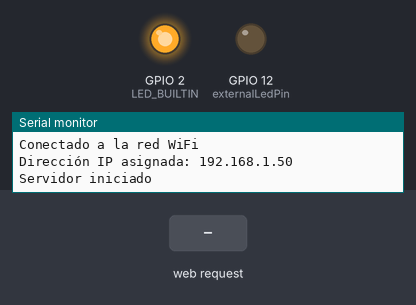
Recording of a sketch running on a simulated ESP8266 (NodeMCU). Shown: output pins drawn as LEDs (lit = HIGH, except the on-board LED, lit = LOW), the last lines printed to the serial monitor. Inputs (shaded band) come from the test bench. WiFi joins after 1.5 s; servers stay silent unless stated.

Above: at 2.7 s.
2.8 s: HTTP request GET /openDoor received
At 3.5 s:
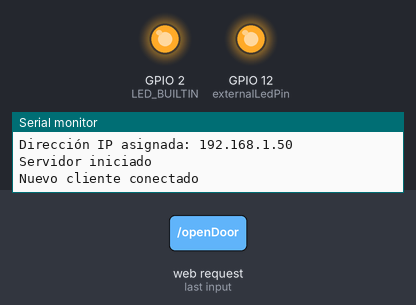
Timing chart, 0 to 6.3 s (numbered marks = the images above; inputs shaded):
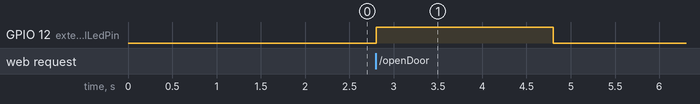

Measured:
- after the input at 2.8 s, GPIO 12 (externalLedPin): LOW → HIGH at once, → LOW 2.0 s later

The sketch:

Conecction_Test.ino
```cpp
#include <ESP8266WiFi.h>
#include <ArduinoJson.h>

const char* ssid = "Ajset_Alvarado_TIGO_2.4";
const char* password = "0000011244";
const int externalLedPin = 12;  // Pin para el LED externo

WiFiServer server(80);
bool isFirstRequest = true;  // Bandera para indicar la primera solicitud
bool hasResponded = false;   // Bandera para indicar si se ha respondido
bool isLedOn = false;        // Bandera para indicar si el LED está encendido

int porcentajeDesdeArduino = 0;

void setup() {
  Serial.begin(9600);
  pinMode(LED_BUILTIN, OUTPUT);
  pinMode(externalLedPin, OUTPUT);  // Configurar el LED externo como salida
  digitalWrite(externalLedPin, LOW);
  WiFi.begin(ssid, password);
  while (WiFi.status() != WL_CONNECTED) {
    delay(500);
    Serial.println("Conectando a WiFi...");
  }

  Serial.println("Conectado a la red WiFi");
  Serial.print("Dirección IP asignada: ");
  Serial.println(WiFi.localIP());

  server.begin();
  Serial.println("Servidor iniciado");
}

void loop() {
  WiFiClient client = server.available();

  if (client) {
    Serial.println("Nuevo cliente conectado");

    while (client.connected()) {
      if (client.available()) {
        String request = client.readStringUntil('\r');
        if (request.indexOf("GET /status") != -1) {
          sendStatusResponse(client);
        }
        if (request.indexOf("GET /deposit_capacity") != -1) {
          checkFillingLevel(client);
        } else if (request.indexOf("GET /openDoor") != -1) {
          digitalWrite(externalLedPin, HIGH);
          isLedOn = true;
          delay(2000);
          sendStatusResponse(client);
        }
        break;  // Salir del bucle después de procesar la solicitud
      }
    }

    // Lee el dato enviado desde el Arduino a través de Serial
    while (Serial.available()) {
      porcentajeDesdeArduino = Serial.read();
      Serial.print("Porcentaje desde Arduino: ");
      Serial.println(porcentajeDesdeArduino);
    }
    client.stop();
    Serial.println("Respuesta terminada");
  }
}

void checkFillingLevel(WiFiClient client) {
  digitalWrite(externalLedPin, LOW);

  // Crea un objeto JSON con el porcentaje
  StaticJsonDocument<200> jsonDocument;
  jsonDocument["depositPercentage"] = porcentajeDesdeArduino;

  // Serializa el JSON en una cadena
  String jsonResponse;
  serializeJson(jsonDocument, jsonResponse);

  // Construye la respuesta HTTP con el JSON
  String response = "HTTP/1.1 200 OK\r\n"
                    "Content-Type: application/json\r\n"
                    "\r\n"
                    + jsonResponse;

  client.print(response);
}

void sendStatusResponse(WiFiClient client) {
  digitalWrite(externalLedPin, LOW);
  isLedOn = !isLedOn;
  String status = isLedOn ? "ON" : "OFF";
  String response = "HTTP/1.1 200 OK\r\n"
                    "Content-type: text/plain\r\n"
                    "\r\n"
                    + status;

  client.print(response);
}
```
